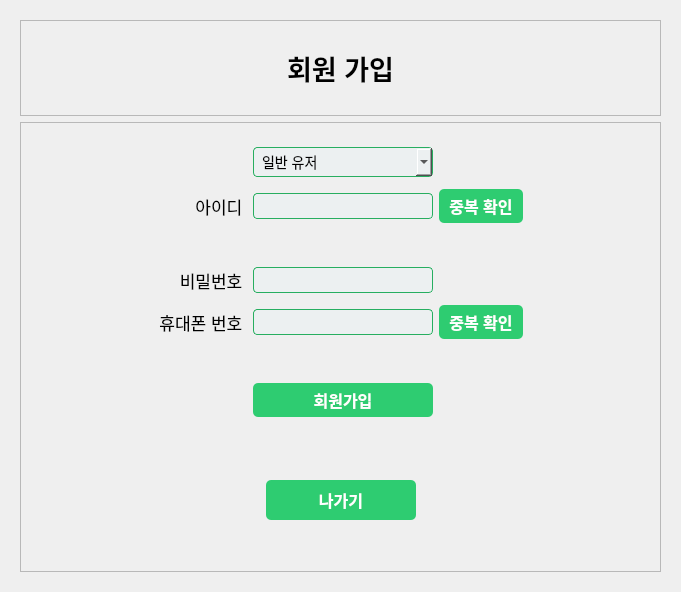
<?xml version="1.0" encoding="UTF-8"?>
<ui version="4.0">
 <class>Login</class>
 <widget class="QWidget" name="Login">
  <property name="geometry">
   <rect>
    <x>0</x>
    <y>0</y>
    <width>681</width>
    <height>592</height>
   </rect>
  </property>
  <property name="windowTitle">
   <string>Form</string>
  </property>
  <property name="styleSheet">
   <string notr="true">/* QTableView */
QTableView {
    border: 1px solid #2c3e50; /* 테두리 두께 */
    gridline-color: #bdc3c7;      /* 셀 구분선 색상 */
    font-size: 13px;           /* 내부 텍스트 크기 */
    font-family: &quot;Malgun Gothic&quot;; /* 내부 텍스트 폰트 */
}

/* QHeaderView */
QHeaderView::section {
    background-color: #2ecc71; /* 헤더 배경색을 연한 초록색으로 변경 */
    color: white;              /* 헤더 글자 색상 */
    font-size: 15px;           /* 헤더 글자 크기 */
    font-weight: bold;         /* 헤더 글자 굵기 */
    padding: 4px;
    border: 1px solid #27ae60; /* 헤더 테두리를 조금 더 진한 초록색으로 */
    font-family: &quot;Malgun Gothic&quot;;
}

/* QPushButton */
QPushButton {
    background-color: #2ecc71; /* 버튼 배경을 연한 초록색으로 */
    color: white;
    font-size: 16px;
    font-weight: bold;
    border-radius: 5px;
    padding: 5px 10px;
}

QPushButton:hover {
    background-color: #27ae60; /* 마우스 오버 시 진한 초록색으로 */
}

/* QMessageBox */
QMessageBox {
    background-color: #ffffff;        /* 배경 색상을 흰색으로 설정 */
    border: 2px solid #27ae60;        /* 초록색 테두리 */
    border-radius: 10px;              /* 둥근 모서리 */
    padding: 10px;                    /* 내부 여백 */
}

/* QMessageBox 텍스트 */
QMessageBox QLabel {
    color: #000000;                   /* 텍스트 색상 (검정) */
    font-family: &quot;맑은 고딕&quot;;          /* 폰트 설정 */
    font-size: 14pt;                  /* 텍스트 크기 */
    font-weight: bold;                /* 굵은 텍스트 */
    margin-bottom: 10px;              /* 메시지와 버튼 사이 여백 */
}

/* QMessageBox 버튼 */
QMessageBox QPushButton {
    background-color: #27ae60;        /* 버튼 배경을 진한 초록색으로 */
    color: white;                     /* 버튼 텍스트 색상 */
    font-family: &quot;맑은 고딕&quot;;          /* 버튼 폰트 설정 */
    font-size: 12pt;                  /* 텍스트 크기 */
    border-radius: 5px;               /* 버튼 모서리 둥글게 */
    padding: 5px 15px;                /* 버튼 내부 여백 */
    margin: 5px;                      /* 버튼 외부 여백 */
}

QMessageBox QPushButton:hover {
    background-color: #2ecc71;        /* 마우스 오버 시 연한 초록색으로 */
}

QMessageBox QPushButton:pressed {
    background-color: #1e8449;        /* 클릭 시 더 진한 초록색 */
}

/* QLineEdit */
QLineEdit {
    background-color: #ecf0f1;        /* 배경을 연한 회색으로 */
    border: 1px solid #27ae60;        /* 테두리를 중간 초록색으로 */
    border-radius: 4px;               /* 모서리 약간 둥글게 */
    padding: 3px 8px;                 /* 내부 여백을 가볍게 */
    font-size: 14px;                  /* 텍스트 크기 */
    font-family: &quot;Malgun Gothic&quot;;     /* 폰트 설정 */
}

QLineEdit:focus {
    border: 1px solid #2ecc71;        /* 포커스 시 테두리를 연한 초록색으로 */
}

/* QComboBox */
QComboBox {
    background-color: #ecf0f1;        /* 배경을 연한 회색으로 */
    border: 1px solid #27ae60;        /* 테두리를 중간 초록색으로 */
    border-radius: 4px;               /* 모서리 약간 둥글게 */
    padding: 3px 8px;                 /* 내부 여백을 가볍게 */
    font-size: 14px;                  /* 텍스트 크기 */
    font-family: &quot;Malgun Gothic&quot;;     /* 폰트 설정 */
}

/* QComboBox의 드롭다운 리스트 */
QComboBox QAbstractItemView {
    background-color: #ffffff;            /* 드롭다운 배경을 흰색으로 */
    border: 1px solid #27ae60;            /* 드롭다운 테두리 */
    selection-background-color: #2ecc71;  /* 선택 항목 배경을 연한 초록색으로 */
    selection-color: #ffffff;             /* 선택 항목 텍스트 색상 */
}</string>
  </property>
  <layout class="QGridLayout" name="gridLayout">
   <item row="0" column="1">
    <widget class="QStackedWidget" name="stackedWidget">
     <property name="currentIndex">
      <number>1</number>
     </property>
     <widget class="QWidget" name="login">
      <layout class="QGridLayout" name="gridLayout_2">
       <item row="1" column="0">
        <widget class="QFrame" name="frame_2">
         <property name="minimumSize">
          <size>
           <width>0</width>
           <height>300</height>
          </size>
         </property>
         <property name="styleSheet">
          <string notr="true"/>
         </property>
         <property name="frameShape">
          <enum>QFrame::Shape::StyledPanel</enum>
         </property>
         <property name="frameShadow">
          <enum>QFrame::Shadow::Raised</enum>
         </property>
         <layout class="QVBoxLayout" name="verticalLayout">
          <item>
           <widget class="QFrame" name="frame_3">
            <property name="minimumSize">
             <size>
              <width>0</width>
              <height>180</height>
             </size>
            </property>
            <property name="styleSheet">
             <string notr="true">QFrame {
    border: none;
}</string>
            </property>
            <property name="frameShape">
             <enum>QFrame::Shape::StyledPanel</enum>
            </property>
            <property name="frameShadow">
             <enum>QFrame::Shadow::Raised</enum>
            </property>
            <layout class="QGridLayout" name="gridLayout_3">
             <item row="2" column="2">
              <widget class="QLineEdit" name="l_pwText">
               <property name="echoMode">
                <enum>QLineEdit::EchoMode::Password</enum>
               </property>
              </widget>
             </item>
             <item row="1" column="1">
              <widget class="QLabel" name="label_2">
               <property name="font">
                <font>
                 <pointsize>14</pointsize>
                </font>
               </property>
               <property name="text">
                <string>아이디</string>
               </property>
              </widget>
             </item>
             <item row="3" column="2">
              <widget class="QPushButton" name="loginBtn">
               <property name="minimumSize">
                <size>
                 <width>0</width>
                 <height>0</height>
                </size>
               </property>
               <property name="text">
                <string>로그인</string>
               </property>
              </widget>
             </item>
             <item row="1" column="2">
              <widget class="QLineEdit" name="l_idText">
               <property name="minimumSize">
                <size>
                 <width>0</width>
                 <height>0</height>
                </size>
               </property>
              </widget>
             </item>
             <item row="2" column="1">
              <widget class="QLabel" name="label_3">
               <property name="font">
                <font>
                 <pointsize>14</pointsize>
                </font>
               </property>
               <property name="text">
                <string>비밀번호</string>
               </property>
              </widget>
             </item>
             <item row="0" column="2">
              <widget class="QComboBox" name="login_client_choice">
               <property name="minimumSize">
                <size>
                 <width>0</width>
                 <height>30</height>
                </size>
               </property>
               <item>
                <property name="text">
                 <string>일반 유저</string>
                </property>
               </item>
               <item>
                <property name="text">
                 <string>가게</string>
                </property>
               </item>
               <item>
                <property name="text">
                 <string>라이더</string>
                </property>
               </item>
              </widget>
             </item>
             <item row="2" column="3">
              <spacer name="horizontalSpacer">
               <property name="orientation">
                <enum>Qt::Orientation::Horizontal</enum>
               </property>
               <property name="sizeHint" stdset="0">
                <size>
                 <width>40</width>
                 <height>20</height>
                </size>
               </property>
              </spacer>
             </item>
             <item row="2" column="0">
              <spacer name="horizontalSpacer_2">
               <property name="orientation">
                <enum>Qt::Orientation::Horizontal</enum>
               </property>
               <property name="sizeHint" stdset="0">
                <size>
                 <width>40</width>
                 <height>20</height>
                </size>
               </property>
              </spacer>
             </item>
            </layout>
           </widget>
          </item>
          <item>
           <widget class="QFrame" name="frame_4">
            <property name="styleSheet">
             <string notr="true">QFrame {
    border: none;
}</string>
            </property>
            <property name="frameShape">
             <enum>QFrame::Shape::StyledPanel</enum>
            </property>
            <property name="frameShadow">
             <enum>QFrame::Shadow::Raised</enum>
            </property>
            <layout class="QHBoxLayout" name="horizontalLayout">
             <item>
              <spacer name="horizontalSpacer_3">
               <property name="orientation">
                <enum>Qt::Orientation::Horizontal</enum>
               </property>
               <property name="sizeHint" stdset="0">
                <size>
                 <width>40</width>
                 <height>20</height>
                </size>
               </property>
              </spacer>
             </item>
             <item>
              <widget class="QPushButton" name="toSignUpBtn">
               <property name="minimumSize">
                <size>
                 <width>150</width>
                 <height>0</height>
                </size>
               </property>
               <property name="text">
                <string>회원가입</string>
               </property>
              </widget>
             </item>
             <item>
              <spacer name="horizontalSpacer_4">
               <property name="orientation">
                <enum>Qt::Orientation::Horizontal</enum>
               </property>
               <property name="sizeHint" stdset="0">
                <size>
                 <width>40</width>
                 <height>20</height>
                </size>
               </property>
              </spacer>
             </item>
            </layout>
           </widget>
          </item>
         </layout>
        </widget>
       </item>
       <item row="0" column="0">
        <widget class="QFrame" name="frame">
         <property name="minimumSize">
          <size>
           <width>0</width>
           <height>200</height>
          </size>
         </property>
         <property name="frameShape">
          <enum>QFrame::Shape::StyledPanel</enum>
         </property>
         <property name="frameShadow">
          <enum>QFrame::Shadow::Raised</enum>
         </property>
         <layout class="QVBoxLayout" name="verticalLayout_2">
          <item>
           <widget class="QLabel" name="title_label">
            <property name="font">
             <font>
              <pointsize>32</pointsize>
              <bold>true</bold>
             </font>
            </property>
            <property name="text">
             <string>거기요</string>
            </property>
            <property name="textFormat">
             <enum>Qt::TextFormat::AutoText</enum>
            </property>
            <property name="scaledContents">
             <bool>false</bool>
            </property>
            <property name="alignment">
             <set>Qt::AlignmentFlag::AlignCenter</set>
            </property>
           </widget>
          </item>
         </layout>
        </widget>
       </item>
      </layout>
     </widget>
     <widget class="QWidget" name="signup">
      <layout class="QVBoxLayout" name="verticalLayout_3">
       <item>
        <widget class="QFrame" name="frame_5">
         <property name="minimumSize">
          <size>
           <width>0</width>
           <height>0</height>
          </size>
         </property>
         <property name="frameShape">
          <enum>QFrame::Shape::StyledPanel</enum>
         </property>
         <property name="frameShadow">
          <enum>QFrame::Shadow::Raised</enum>
         </property>
         <layout class="QVBoxLayout" name="verticalLayout_5">
          <item>
           <widget class="QLabel" name="label_4">
            <property name="font">
             <font>
              <pointsize>20</pointsize>
              <bold>true</bold>
             </font>
            </property>
            <property name="text">
             <string>회원 가입</string>
            </property>
            <property name="alignment">
             <set>Qt::AlignmentFlag::AlignCenter</set>
            </property>
           </widget>
          </item>
         </layout>
        </widget>
       </item>
       <item>
        <widget class="QFrame" name="frame_6">
         <property name="minimumSize">
          <size>
           <width>0</width>
           <height>450</height>
          </size>
         </property>
         <property name="frameShape">
          <enum>QFrame::Shape::StyledPanel</enum>
         </property>
         <property name="frameShadow">
          <enum>QFrame::Shadow::Raised</enum>
         </property>
         <layout class="QVBoxLayout" name="verticalLayout_4">
          <item>
           <widget class="QFrame" name="frame_7">
            <property name="minimumSize">
             <size>
              <width>0</width>
              <height>300</height>
             </size>
            </property>
            <property name="styleSheet">
             <string notr="true">QFrame {
    border: none;
}</string>
            </property>
            <property name="frameShape">
             <enum>QFrame::Shape::StyledPanel</enum>
            </property>
            <property name="frameShadow">
             <enum>QFrame::Shadow::Raised</enum>
            </property>
            <layout class="QGridLayout" name="gridLayout_4">
             <item row="5" column="1">
              <widget class="QLabel" name="label_7">
               <property name="font">
                <font>
                 <pointsize>13</pointsize>
                </font>
               </property>
               <property name="text">
                <string>휴대폰 번호 </string>
               </property>
               <property name="alignment">
                <set>Qt::AlignmentFlag::AlignRight|Qt::AlignmentFlag::AlignTrailing|Qt::AlignmentFlag::AlignVCenter</set>
               </property>
              </widget>
             </item>
             <item row="2" column="2">
              <widget class="QLabel" name="idDupChkText">
               <property name="maximumSize">
                <size>
                 <width>16777215</width>
                 <height>20</height>
                </size>
               </property>
               <property name="styleSheet">
                <string notr="true">QLabel {
	margin: 0;
}</string>
               </property>
               <property name="text">
                <string/>
               </property>
              </widget>
             </item>
             <item row="1" column="3">
              <widget class="QPushButton" name="idDupChkBtn">
               <property name="text">
                <string>중복 확인</string>
               </property>
              </widget>
             </item>
             <item row="1" column="1">
              <widget class="QLabel" name="label_5">
               <property name="font">
                <font>
                 <pointsize>13</pointsize>
                </font>
               </property>
               <property name="text">
                <string>아이디 </string>
               </property>
               <property name="alignment">
                <set>Qt::AlignmentFlag::AlignRight|Qt::AlignmentFlag::AlignTrailing|Qt::AlignmentFlag::AlignVCenter</set>
               </property>
              </widget>
             </item>
             <item row="5" column="2">
              <widget class="QLineEdit" name="s_pNumText"/>
             </item>
             <item row="4" column="1">
              <widget class="QLabel" name="label_6">
               <property name="font">
                <font>
                 <pointsize>13</pointsize>
                </font>
               </property>
               <property name="text">
                <string> 비밀번호 </string>
               </property>
               <property name="alignment">
                <set>Qt::AlignmentFlag::AlignRight|Qt::AlignmentFlag::AlignTrailing|Qt::AlignmentFlag::AlignVCenter</set>
               </property>
              </widget>
             </item>
             <item row="1" column="2">
              <widget class="QLineEdit" name="s_idText">
               <property name="minimumSize">
                <size>
                 <width>180</width>
                 <height>0</height>
                </size>
               </property>
               <property name="styleSheet">
                <string notr="true"/>
               </property>
              </widget>
             </item>
             <item row="4" column="2">
              <widget class="QLineEdit" name="s_pwText"/>
             </item>
             <item row="0" column="2">
              <widget class="QComboBox" name="signUp_client_choice">
               <property name="minimumSize">
                <size>
                 <width>0</width>
                 <height>30</height>
                </size>
               </property>
               <item>
                <property name="text">
                 <string>일반 유저</string>
                </property>
               </item>
               <item>
                <property name="text">
                 <string>라이더</string>
                </property>
               </item>
              </widget>
             </item>
             <item row="8" column="2">
              <widget class="QPushButton" name="signUpBtn">
               <property name="text">
                <string>회원가입</string>
               </property>
              </widget>
             </item>
             <item row="5" column="3">
              <widget class="QPushButton" name="pnumDupChkBtn">
               <property name="text">
                <string>중복 확인</string>
               </property>
              </widget>
             </item>
             <item row="6" column="2">
              <widget class="QLabel" name="pnumDupChkText">
               <property name="maximumSize">
                <size>
                 <width>16777215</width>
                 <height>20</height>
                </size>
               </property>
               <property name="text">
                <string/>
               </property>
              </widget>
             </item>
             <item row="5" column="0">
              <spacer name="horizontalSpacer_5">
               <property name="orientation">
                <enum>Qt::Orientation::Horizontal</enum>
               </property>
               <property name="sizeHint" stdset="0">
                <size>
                 <width>40</width>
                 <height>20</height>
                </size>
               </property>
              </spacer>
             </item>
             <item row="5" column="5">
              <spacer name="horizontalSpacer_6">
               <property name="orientation">
                <enum>Qt::Orientation::Horizontal</enum>
               </property>
               <property name="sizeHint" stdset="0">
                <size>
                 <width>40</width>
                 <height>20</height>
                </size>
               </property>
              </spacer>
             </item>
            </layout>
           </widget>
          </item>
          <item>
           <widget class="QFrame" name="frame_8">
            <property name="styleSheet">
             <string notr="true">QFrame {
    border: none;
}</string>
            </property>
            <property name="frameShape">
             <enum>QFrame::Shape::StyledPanel</enum>
            </property>
            <property name="frameShadow">
             <enum>QFrame::Shadow::Raised</enum>
            </property>
            <layout class="QHBoxLayout" name="horizontalLayout_2">
             <item>
              <spacer name="horizontalSpacer_9">
               <property name="orientation">
                <enum>Qt::Orientation::Horizontal</enum>
               </property>
               <property name="sizeHint" stdset="0">
                <size>
                 <width>40</width>
                 <height>20</height>
                </size>
               </property>
              </spacer>
             </item>
             <item>
              <widget class="QPushButton" name="backBtn">
               <property name="minimumSize">
                <size>
                 <width>150</width>
                 <height>40</height>
                </size>
               </property>
               <property name="text">
                <string>나가기</string>
               </property>
              </widget>
             </item>
             <item>
              <spacer name="horizontalSpacer_10">
               <property name="orientation">
                <enum>Qt::Orientation::Horizontal</enum>
               </property>
               <property name="sizeHint" stdset="0">
                <size>
                 <width>40</width>
                 <height>20</height>
                </size>
               </property>
              </spacer>
             </item>
            </layout>
           </widget>
          </item>
         </layout>
        </widget>
       </item>
      </layout>
     </widget>
    </widget>
   </item>
  </layout>
 </widget>
 <resources/>
 <connections>
  <connection>
   <sender>l_pwText</sender>
   <signal>returnPressed()</signal>
   <receiver>loginBtn</receiver>
   <slot>click()</slot>
   <hints>
    <hint type="sourcelabel">
     <x>358</x>
     <y>394</y>
    </hint>
    <hint type="destinationlabel">
     <x>366</x>
     <y>432</y>
    </hint>
   </hints>
  </connection>
 </connections>
</ui>
